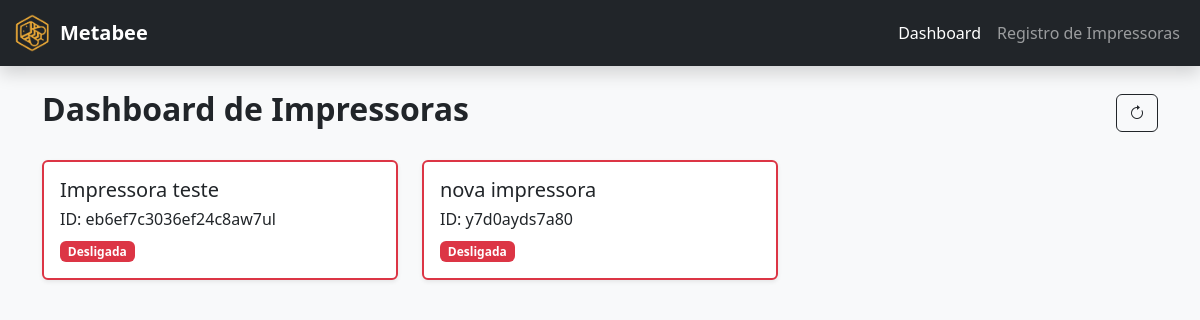
Page /dashboard on the earlier database version.
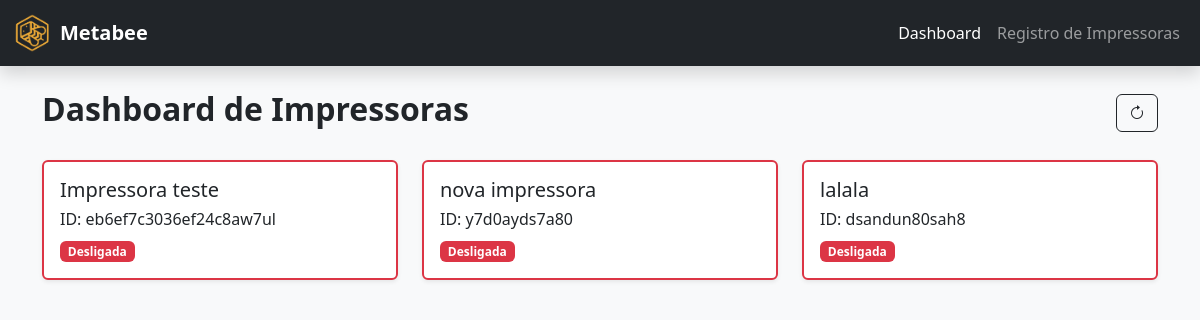
Same page on the later database version.
### metabee_app/models.py (models this page shows)
class Printer(models.Model):
    name = models.CharField(max_length=100, default="Default Printer")
    status = models.IntegerField(validators=[MinValueValidator(0), MaxValueValidator(2)], default=0)
    device_id = models.CharField(max_length=100, default="0")

### metabee_app/views.py (the view)
# urls.py: path('dashboard', views.dashboard, name="dashboard"),
def dashboard(request):
    printers = Printer.objects.all()
    context = {'printers': printers}
    return render(request, 'dashboard.html', context)

### metabee_app/templates/dashboard.html (shortened to what this page needs)
{% extends 'layout.html' %}
{% load static %}
{% block content %}
  <div class="container py-4">
    <div class="d-flex justify-content-between align-items-center mb-4">
      <h2 class="fw-bold">Dashboard de Impressoras</h2>
      <a href="{% url 'get_printers_state' %}">
        <button class="btn btn-outline-dark"><i class="bi bi-arrow-clockwise"></i></button>
      </a>
    </div>
    <div class="row g-4">
      {% for printer in printers %}
        <div class="col-12 col-md-6 col-lg-4">
          <div class="card shadow-sm
            {% if printer.status == 0 %}
               border-danger
            {% elif printer.status == 1 %}
               border-success
            {% elif printer.status == 2 %}
               border-warning
            {% endif %}
          border-2">
            <div class="card-body">
              <h5 class="card-title">{{ printer.name }}</h5>
              <h6 class="card-title">ID: {{ printer.device_id }}</h6>
              <p class="card-text">
                {% if printer.status == 0 %}
                  <span class="badge bg-danger">Desligada</span>
                {% elif printer.status == 1 %}
                  <span class="badge bg-success">Livre</span>
                {% elif printer.status == 2 %}
                  <span class="badge bg-warning">Operando</span>
                {% endif %}
              </p>
            </div>
          </div>
        </div>
      {% endfor %}
    </div>
  </div>
{% endblock %}

Differences in the rows shown:
added Printer: name "lalala", device_id "dsandun80sah8", status "Desligada"
